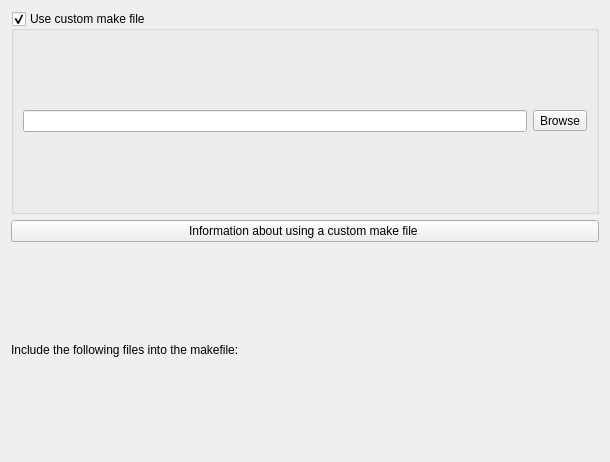
<?xml version="1.0" encoding="UTF-8"?>
<ui version="4.0">
 <class>ProjectMakefileWidget</class>
 <widget class="QWidget" name="ProjectMakefileWidget">
  <property name="geometry">
   <rect>
    <x>0</x>
    <y>0</y>
    <width>610</width>
    <height>462</height>
   </rect>
  </property>
  <property name="windowTitle">
   <string>Form</string>
  </property>
  <layout class="QVBoxLayout" name="verticalLayout">
   <item>
    <widget class="QGroupBox" name="grpCustomMakefile">
     <property name="title">
      <string>Use custom make file</string>
     </property>
     <property name="checkable">
      <bool>true</bool>
     </property>
     <layout class="QGridLayout" name="gridLayout">
      <item row="0" column="0">
       <widget class="QLineEdit" name="txtCustomMakefile"/>
      </item>
      <item row="0" column="1">
       <widget class="QToolButton" name="btnBrowse">
        <property name="toolTip">
         <string>Browse</string>
        </property>
        <property name="text">
         <string>Browse</string>
        </property>
       </widget>
      </item>
     </layout>
    </widget>
   </item>
   <item>
    <widget class="QPushButton" name="btnInfo">
     <property name="text">
      <string>Information about using a custom make file </string>
     </property>
    </widget>
   </item>
   <item>
    <widget class="QLabel" name="label">
     <property name="text">
      <string>Include the following files into the makefile:</string>
     </property>
    </widget>
   </item>
  </layout>
 </widget>
 <tabstops>
  <tabstop>grpCustomMakefile</tabstop>
  <tabstop>txtCustomMakefile</tabstop>
  <tabstop>btnBrowse</tabstop>
  <tabstop>btnInfo</tabstop>
 </tabstops>
 <resources/>
 <connections/>
</ui>
